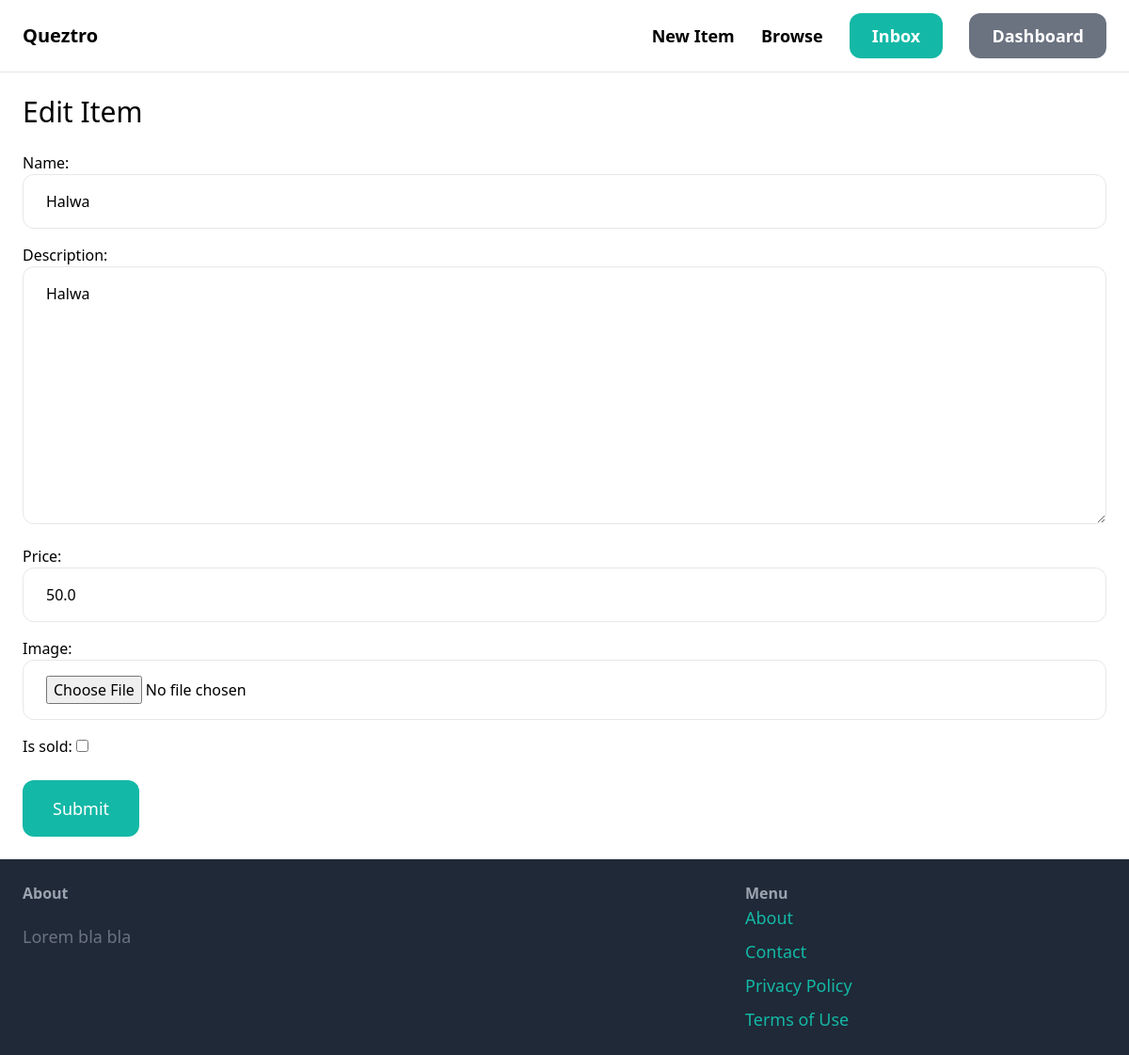
Screenshot of /items/1/edit/ (signed in) with the database file from the repository.
### item/models.py (models this page shows, shortened)
class Item(models.Model):
    category = models.ForeignKey(Category, related_name='items', on_delete=models.CASCADE)
    name = models.CharField(max_length=255)
    description = models.TextField(blank=True, null=True)
    image = models.ImageField(upload_to='item_image', blank=True, null=True)
    price = models.FloatField()
    is_sold = models.BooleanField(default=False)
    created_at = models.DateTimeField(auto_now_add=True)
    created_by = models.ForeignKey(User, related_name='items', on_delete=models.CASCADE)
    class Meta:
        ordering = ('name',)
        verbose_name_plural = 'Catergories'  # name of the category

### item/views.py (the view)
# urls.py: path('<int:pk>/edit/', views.edit, name="edit"),
@login_required
def edit(request,pk):
    item=get_object_or_404(Item,pk=pk,created_by=request.user)
    if(request.method=='POST'):
        form = EditItemForm(request.POST,request.FILES,instance=item)
        if form.is_valid():
            form.save()
            return redirect('item:detail',pk=item.id)
    else:
        form = EditItemForm(instance=item)
    return render(request,'item/form.html',{
        'form':form,
        'title': 'Edit Item'
    })

### item/forms.py
class EditItemForm(forms.ModelForm):
    class Meta:
        model = Item
        fields = ( 'name', 'description', 'price', 'image','is_sold')
        widgets = {
            'name': forms.TextInput(attrs={
                'class': INPUT_CLASSES
            }),
            'description': forms.Textarea(attrs={
                'class': INPUT_CLASSES
            }),
            'price': forms.TextInput(attrs={
                'class': INPUT_CLASSES
            }),
            'image': forms.FileInput(attrs={
                'class': INPUT_CLASSES
            })
        }

### item/templates/item/form.html (shortened to what this page needs)
{% extends 'core/base.html' %}
{% block content %}
<h1 class="mb-6 text-3xl">{{ title }}</h1>
<form method="post" action="." enctype="multipart/form-data">
    <div class="space-y-4">
            {{form.as_p}}
    </div>
    <button class="mt-6 py-4 px-8 text-lg bg-teal-500 hover:bg-teal-700 rounded-xl text-white">Submit</button>
</form>
{% endblock %}

### rows the page displays
Item: name "Halwa", description "Halwa", price "50.0"

### other values shown
{{ title }} "Edit Item"
